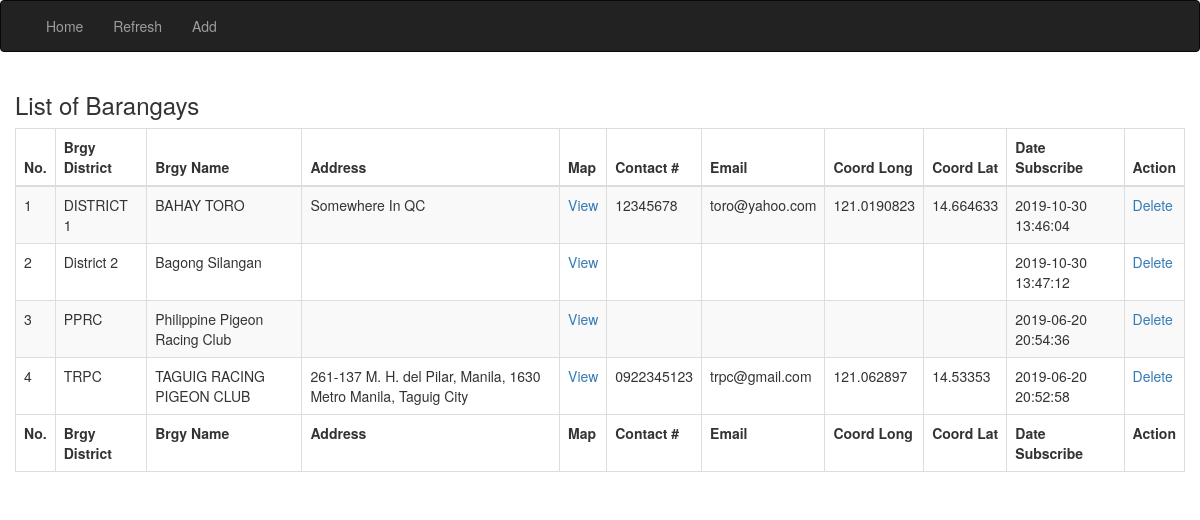
The page /admin/list_barangay.php (signed in) on the database its author committed.
### tables this page shows
CREATE TABLE `barangay` (
  `id` int(5) NOT NULL,
  `club_acronym` varchar(25) NOT NULL,
  `club_name` varchar(255) NOT NULL,
  `address` varchar(255) NOT NULL,
  `contact` varchar(50) NOT NULL,
  `email` varchar(50) NOT NULL,
  `fb_link` text NOT NULL,
  `website` text NOT NULL,
  `coord_long` varchar(20) NOT NULL,
  `coord_lat` varchar(20) NOT NULL,
  `date_subscribe` datetime NOT NULL,
  `date_expired` datetime NOT NULL,
  `logo` varchar(255) NOT NULL
);

### admin/list_barangay.php (the view, shortened to what this page needs)
<?php
include('session.php');
  $query ="SELECT * FROM barangay order by club_acronym asc";
 $result = mysqli_query($db, $query);
?>
<!DOCTYPE html>
<html>
 <head>
  <link rel="stylesheet" href="https://cdn.datatables.net/1.10.19/css/dataTables.bootstrap.min.css">
  <link rel="stylesheet" href="https://maxcdn.bootstrapcdn.com/bootstrap/3.3.7/css/bootstrap.min.css">
 </head>
 <body>
<nav class="navbar navbar-inverse">
  <div class="container-fluid">
    <div class="collapse navbar-collapse" id="myNavbar">
      <ul class="nav navbar-nav">
        <li><a href="admin">Home</a></li>
        <li><a href="list-barangay">Refresh</a></li>
        <li><a href="#myClub" data-toggle="modal">Add</a></li>
    </div>
  </div>
</nav>
        <div class="container-fluid">
          <h1 class="h3 mb-2 text-gray-800">List of Barangays</h1>
          <div class="card shadow mb-4">
            <div class="card-body">
              <div class="table-responsive">
                <table class="table table-striped table-bordered" id="dataTable" width="100%" cellspacing="0"s>
                  <thead>
                               <tr>
                                    <th>No.</th>
                                    <th>Brgy District</th>
                                    <th>Brgy Name</th>
                                    <th>Address</th>
                                    <th>Map</th>
                                    <th>Contact #</th>
                                    <th>Email</th>
                                    <th>Coord Long</th>
                                    <th>Coord Lat</th>
                                    <th>Date Subscribe</th>
                                    <th>Action</th>
                               </tr>
                          </thead>
                          <tfoot>
                                <tr>
                                    <th>No.</th>
                                    <th>Brgy District</th>
                                    <th>Brgy Name</th>
                                    <th>Address</th>
                                    <th>Map</th>
                                    <th>Contact #</th>
                                    <th>Email</th>
                                    <th>Coord Long</th>
                                    <th>Coord Lat</th>
                                    <th>Date Subscribe</th>
                                    <th>Action</th>
                               </tr>
                  </tfoot>
                  <form>
                          <?php
                          $sno = 1;
                          while($row = mysqli_fetch_array($result))
                          {
                               echo  '
                               <tr>
                                    <td>'.$sno.'</td>
                                    <td>'.base64_decode($row["club_acronym"]).'</td>
                                    <td>'.base64_decode($row["club_name"]).'</td>
                                    <td>'.base64_decode($row["address"]).'</td>
                                    <td><a href="https://www.google.com/maps/place/'.base64_decode($row["coord_lat"]).','.base64_decode($row["coord_long"]).'" target="_blank" class="trigger-btn" >View</a></td>
                                    <td>'.base64_decode($row["contact"]).'</td>
                                    <td>'.base64_decode($row["email"]).'</td>
                                    <td>'.base64_decode($row["coord_long"]).'</td>
                                    <td>'.base64_decode($row["coord_lat"]).'</td>
                                    <td>'.$row["date_subscribe"].'</td>
                                    <td>
          <a href="javascript:delete_id('.$row["id"].')" class="trigger-btn" >Delete </a>
                                    </td>
                               </tr>
                               ' ;
                          $sno++;}
                          ?>
                          </form>
                </table>
              </div>
            </div>
          </div>
        </div>
</body>
</html>

### rows shown on the page
barangay: club_acronym "DISTRICT 1", club_name "BAHAY TORO", address "Somewhere In QC", contact "12345678", email "toro@yahoo.com", coord_long "121.0190823", coord_lat "14.664633", date_subscribe "2019-10-30 13:46:04"
barangay: club_acronym "District 2", club_name "Bagong Silangan", date_subscribe "2019-10-30 13:47:12"
barangay: club_acronym "PPRC", club_name "Philippine Pigeon Racing Club", date_subscribe "2019-06-20 20:54:36"
barangay: club_acronym "TRPC", club_name "TAGUIG RACING PIGEON CLUB", address "261-137 M. H. del Pilar, Manila, 1630 Metro Manila, Taguig City", contact "0922345123", email "trpc@gmail.com", coord_long "121.062897", coord_lat "14.53353", date_subscribe "2019-06-20 20:52:58"
